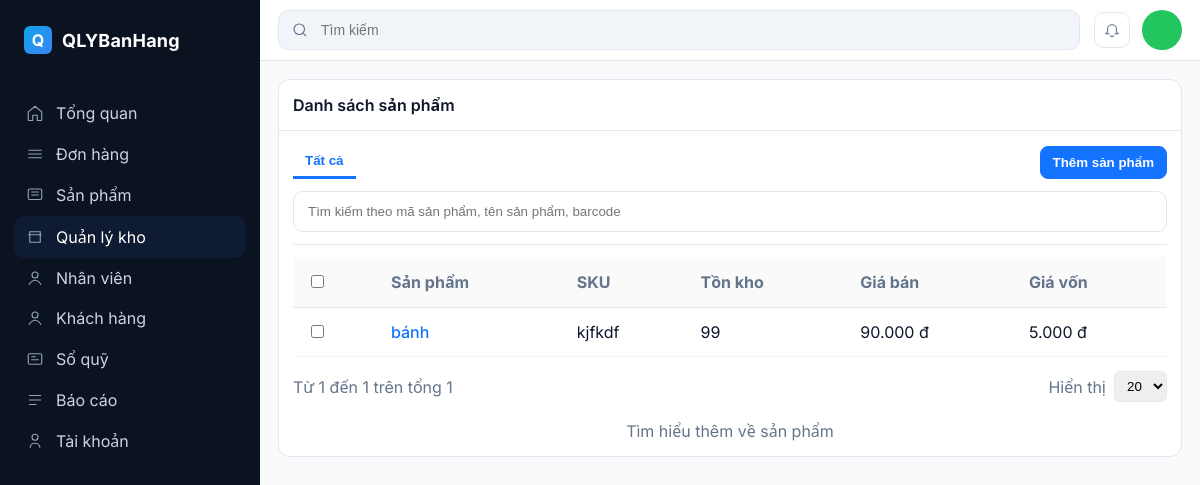
The app's page /Front-end/Trangchuafter/inventories.php with its own data.
### tables this page shows
CREATE TABLE `sanpham` (
  `MaSP` int(11) NOT NULL,
  `TenSP` varchar(150) NOT NULL,
  `img` varchar(255) DEFAULT NULL,
  `GiaBan` decimal(15,2) NOT NULL,
  `SoLuongTon` int(11) DEFAULT 0,
  `MaDM` int(11) DEFAULT NULL,
  `MaSKU` varchar(50) DEFAULT NULL,
  `MoTa` text DEFAULT NULL,
  `GiaVon` decimal(15,2) DEFAULT NULL,
  `MaND` int(11) DEFAULT NULL
);

### Front-end/Trangchuafter/inventories.php (the view, shortened to what this page needs)
<?php
$MaND = $_SESSION['MaND'];
$conn = new mysqli("localhost", "root", "", "chuyendedinhhuongcnpm");
$conn->set_charset("utf8");
$sql = "SELECT MaSP, TenSP, MaSKU, SoLuongTon, GiaBan, GiaVon FROM SanPham
        WHERE MaND = '$MaND'";
$result = $conn->query($sql);
?>
<!doctype html>
<html lang="vi">
<head>
</head>
<body>
  <div class="app">
    <?php include 'headafter.php'; ?>
    <section class="content">
      <?php include 'topbar.php'; ?>
    <div class="main">
        <div class="left">
            <div class="left">
                <div class="card">
                <div class="card-hd">Danh sách sản phẩm</div>
                <div class="card-bd">
                    <div style="border-bottom:1px solid var(--border); padding-bottom:12px; margin-bottom:12px;">
                    <nav style="display:flex; align-items:center; justify-content:space-between; gap:12px;">
                        <div style="display:flex; align-items:center; gap:12px;">
                        <button style="background:transparent; border:none; color:var(--primary); font-weight:700; padding:8px 12px; border-bottom:3px solid var(--primary);">Tất cả</button>
                        </div>
                        <div style="display:flex; gap:8px; align-items:center;">
                        <a href="#"><button class="btn primary">Thêm sản phẩm</button></a>
                        </div>
                    </nav>
                    <div style="margin-top:12px; display:flex; gap:12px; align-items:center;">
                        <input placeholder="Tìm kiếm theo mã sản phẩm, tên sản phẩm, barcode" style="flex:1; padding:12px 14px; border:1px solid var(--border); border-radius:10px; background:#fff;" />
                    </div>
                    </div>
                    <div style="overflow:auto;">
              <table style="width:100%; border-collapse:collapse; background:#fff;">
                <thead>
                  <tr style="background:#fafafa; color:var(--muted); text-align:left;">
                    <th style="padding:14px; border-bottom:1px solid var(--border);"><input type="checkbox" /></th>
                    <th style="padding:14px; border-bottom:1px solid var(--border);">Sản phẩm</th>
                    <th style="padding:14px; border-bottom:1px solid var(--border);">SKU</th>
                    <th style="padding:14px; border-bottom:1px solid var(--border);">Tồn kho</th>
                    <th style="padding:14px; border-bottom:1px solid var(--border);">Giá bán</th>
                    <th style="padding:14px; border-bottom:1px solid var(--border);">Giá vốn</th>
                  </tr>
                </thead>
                <tbody>
                  <?php
                  if ($result && $result->num_rows > 0) {
                      while ($row = $result->fetch_assoc()) {
                          echo "<tr>";
                          echo "<td style='padding:14px; border-bottom:1px solid #f1f5f9;'><input type='checkbox' /></td>";
                          echo "<td style='padding:14px; border-bottom:1px solid #f1f5f9;'><a href='#' style='color:var(--primary); font-weight:500;'>" . htmlspecialchars($row['TenSP']) . "</a></td>";
                          echo "<td style='padding:14px; border-bottom:1px solid #f1f5f9;'>" . htmlspecialchars($row['MaSKU']) . "</td>";
                          echo "<td style='padding:14px; border-bottom:1px solid #f1f5f9;'>" . $row['SoLuongTon'] . "</td>";
                          echo "<td style='padding:14px; border-bottom:1px solid #f1f5f9;'>" . number_format($row['GiaBan'], 0, ',', '.') . " đ</td>";
                          echo "<td style='padding:14px; border-bottom:1px solid #f1f5f9;'>" . number_format($row['GiaVon'], 0, ',', '.') . " đ</td>";
                          echo "</tr>";
                      }
                  } else {
                      echo "<tr><td colspan='6' style='padding:14px; text-align:center;'>Chưa có sản phẩm nào</td></tr>";
                  }
                  ?>
                </tbody>
              </table>
            </div>
                    <div style="display:flex; justify-content:space-between; align-items:center; margin-top:14px;">
                    <div style="color:var(--muted);">Từ 1 đến 1 trên tổng 1</div>
                    <div style="display:flex; align-items:center; gap:8px;">
                        <div style="color:var(--muted);">Hiển thị</div>
                        <select style="padding:6px 8px; border:1px solid var(--border); border-radius:6px;"><option>20</option></select>
                    </div>
                    </div>
                    <div style="text-align:center; margin-top:18px; color:var(--muted);">
                    Tìm hiểu thêm về <a href="#">sản phẩm</a>
                    </div>
                </div>
                </div>
            </div>
        </div>
    </div>
    </section>
  </div>
</body>
</html>

### Front-end/Trangchuafter/inventories.php (style rules this page uses)
:root { --bg: #0b1220; --bg-2: #0e172a; --primary: #1373ff; --text: #0f172a; --muted: #64748b; --border: #e5e7eb; --surface: #ffffff; --surface-2: #f8fafc; --chip: #eef2ff; }
html, body { height: 100%; }
body { margin: 0; font-family: Inter, system-ui, -apple-system, Segoe UI, Roboto, "Helvetica Neue", Arial, "Noto Sans", "Apple Color Emoji", "Segoe UI Emoji"; color: var(--text); background: var(--surface-2); }
a { color: inherit; text-decoration: none; }
.app { display: grid; grid-template-columns: 260px 1fr; min-height: 100vh; }
.content { display:flex; flex-direction:column; }
.main { display:grid; gap: 18px; padding: 18px; }
.btn { display:inline-flex; align-items:center; gap:8px; padding:8px 12px; border-radius:8px; border:1px solid var(--border); background:#fff; cursor:pointer; font-weight:600; }
.btn.primary { background: var(--primary); color:#fff; border-color: var(--primary); }
.card { background:#fff; border:1px solid var(--border); border-radius:12px; }
.card .card-hd { padding:14px; border-bottom:1px solid var(--border); font-weight:600; }
.card .card-bd { padding: 14px; }

### records on screen
sanpham: TenSP "bánh", MaSKU "kjfkdf", SoLuongTon "99", GiaBan "90.000", GiaVon "5.000"
